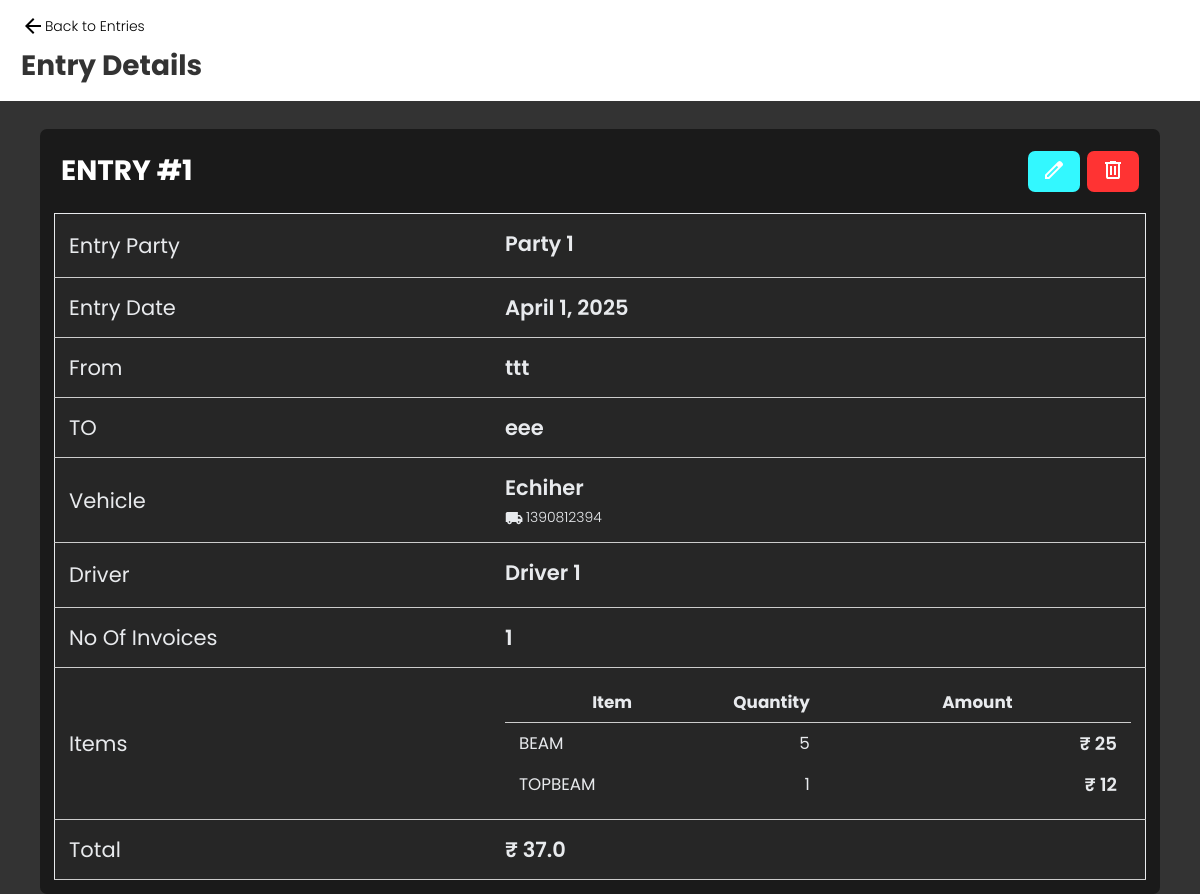
/entry/1/, run on the app's committed database.
### main/models.py (models this page shows, shortened)
class Entry(models.Model):
    date    = models.DateField()
    customer_from   = models.CharField(max_length=100)
    customer_to     = models.CharField(max_length=100)
    party           = models.ForeignKey(Party,on_delete=models.CASCADE)
    vehicle         = models.ForeignKey(Vehicle,on_delete=models.SET_NULL,null=True)
    driver          = models.ForeignKey(Driver,on_delete=models.SET_NULL,null=True)
    total           = models.CharField(max_length=100,null=True,blank=True)
    no_of_invoices  = models.IntegerField(default=0, null=True, blank=True)

class Party(models.Model):
    name        = models.CharField(max_length=50)
    location    = models.CharField(max_length=50,null=True,blank=True)
    phone       = models.CharField(max_length=10,null=True,blank=True)
    gst         = models.CharField(max_length=15,null=True,blank=True)

class Vehicle(models.Model):
    name        = models.CharField(max_length=50)
    number      = models.CharField(max_length=10,null=True,blank=True)
    company     = models.ForeignKey(VehicleCompany,on_delete=models.CASCADE,null=True,blank=True)

class Driver(models.Model):
    name        = models.CharField(max_length=50)
    phone       = models.CharField(max_length=10,null=True,blank=True)

class EntryItem(models.Model):
    entry   = models.ForeignKey(Entry,on_delete=models.CASCADE)
    item    = models.ForeignKey(Item,on_delete=models.CASCADE)
    quantity    = models.CharField(max_length=100)
    total = models.CharField(max_length=100)

class Item(models.Model):
    name    = models.CharField(max_length=50)

### main/views.py (the view)
# urls.py: path("entry/<int:entry_id>/", entry_details_view, name="entry_details"),
def entry_details_view(request, entry_id):
    entry = Entry.objects.get(pk=entry_id)
    return render(request, "entry-details.html", {"entry": entry})

### main/templates/entry-details.html (shortened to what this page needs)
<!DOCTYPE html>
<html lang="en">
<head>
    {% load static %}
    <link rel="stylesheet" href="{% static '/css/entry-details.css' %}">
</head>
<body>
    <nav>
        <a href="{% url 'entry' %}">
            <svg xmlns="http://www.w3.org/2000/svg" height="24px" viewBox="0 -960 960 960" width="24px" fill="#e8eaed">
                <path d="m313-440 224 224-57 56-320-320 320-320 57 56-224 224h487v80H313Z" />
            </svg>
            Back to Entries
        </a>
        <h2>Entry Details</h2>
    </nav>
    <div class="main-container">
        <div class="main-wrapper">
            <div class="head">
                <h3>Entry #{{entry.id}}</h3>
                <div class="options">
                    <abbr title="Edit"><button>
                        </button></abbr>
                    <abbr title="Delete"><button id="delete-btn" class="delete">
                            <svg xmlns="http://www.w3.org/2000/svg" height="24px" viewBox="0 -960 960 960" width="24px"
                                fill="#FFFFFF">
                                <path
                                    d="M280-120q-33 0-56.5-23.5T200-200v-520h-40v-80h200v-40h240v40h200v80h-40v520q0 33-23.5 56.5T680-120H280Zm400-600H280v520h400v-520ZM360-280h80v-360h-80v360Zm160 0h80v-360h-80v360ZM280-720v520-520Z" />
                            </svg>
                        </button></abbr>
                </div>
            </div>
            <table id="table-details">
                <tbody>
                    <tr>
                        <td>Entry Party</td>
                        <td>
                            <div class="detail-grp">
                                <div class="h">{{entry.party.name}}</div>
                            </div>
                        </td>
                    </tr>
                    <tr>
                        <td>Entry Date</td>
                        <td>
                            <div class="detail-grp">
                                <div class="h">{{entry.date}}</div>
                            </div>
                        </td>
                    </tr>
                    <tr>
                        <td>From</td>
                        <td>
                            <div class="detail-grp">
                                <div class="h">{{entry.customer_from}}</div>
                            </div>
                        </td>
                    </tr>
                    <tr>
                        <td>TO</td>
                        <td>
                            <div class="detail-grp">
                                <div class="h">{{entry.customer_to}}</div>
                            </div>
                        </td>
                    </tr>
                    <tr>
                        <td>Vehicle</td>
                        <td>
                            <div class="detail-grp">
                                <div class="h">{{entry.vehicle.name}}</div>
                                <div class="details">
                                    {% if entry.vehicle.number %}
                                    <div class="d">
                                        {{entry.vehicle.number}}
                                    </div>
                                    {% endif %}
                                </div>
                            </div>
                        </td>
                    </tr>
                    <tr>
                        <td>Driver</td>
                        <td>
                            <div class="detail-grp">
                                <div class="h">{{entry.driver.name}}</div>
                            </div>
                        </td>
                    </tr>
                    <tr>
                        <td>No Of Invoices</td>
                        <td>
                            <div class="detail-grp">
                                <div class="h">{{entry.no_of_invoices}}</div>
                            </div>
                        </td>
                    </tr>
                    <tr>
                        <td>Items</td>
                        <td>
                            <table>
                                <thead>
                                    <tr>
                                        <th>Item</th>
                                        <th>Quantity</th>
                                        <th>Amount</th>
                                    </tr>
                                </thead>
                                <tbody>
                                    {% for entry_item in entry.entryitem_set.all %}
                                    <tr>
                                        <td>{{ entry_item.item.name }}</td>
                                        <td>{{ entry_item.quantity }}</td>
                                        <td>₹ {{ entry_item.total }}</td>
                                    </tr>
                                    {% endfor %}
                                </tbody>
                            </table>
                        </td>
                    </tr>
                    <tr>
                        <td>Total</td>
                        <td>
                            <div class="detail-grp">
                                <div class="h">₹ {{entry.total}}</div>
                            </div>
                        </td>
                    </tr>
                </tbody>
            </table>
        </div>
    </div>
</body>
</html>

### main/static/css/entry-details.css (style rules this page uses)
:root { font-size: 14px; }
* { margin: 0%; padding: 0%; box-sizing: border-box; }
body { font-family: "poppins"; background-color: hsl(0, 0%, 90%); }
body.light-theme { background-color: hsl(0, 0%, 20%); color: #fff; }
nav { display: flex; width: 100%; padding: 1rem 1.5rem; box-sizing: border-box; margin-bottom: 2rem; flex-direction: column; gap: 0.5rem; background-color: white; color: hsl(0, 0%, 20%); }
nav a { text-decoration: none; display: flex; align-items: center; color: #000000; font-weight: 300; }
nav a svg { fill: #000000; }
nav h2 { font-size: 2rem; margin: 0; }
.main-container { display: flex; justify-content: center; }
.main-wrapper { width: min(100%, 80rem); padding: 1rem; background-color: white; border-radius: 0.5rem; }
body.light-theme .main-wrapper { background-color: hsl(0, 0%, 10%); }
.head { display: flex; justify-content: space-between; align-items: center; padding: 0.5rem; }
.head h3 { font-size: 2rem; text-transform: uppercase; }
.head .options { display: flex; gap: 0.5rem; }
.head .options button { padding: 0.5rem 1rem; border: none; border-radius: 0.5rem; background-color: hsl(182, 100%, 60%); cursor: pointer; transition: all 0.3s; transition: scale 0.5s; }
.head .options button svg { fill: #fff; }
.head .options button.delete { background-color: hsl(0, 100%, 60%); }
#table-details { width: 100%; margin-top: 1rem; border-collapse: collapse; border-spacing: 0; border: 1px solid black; }
#table-details > tbody > tr { background-color: hsl(0, 0%, 95%); border-bottom: 1px solid hsl(0, 0%, 50%); }
#table-details > tbody > tr:last-child { border-bottom: none; }
#table-details > tbody > tr td:first-child { width: 40%; }
#table-details > tbody > tr td:last-child { width: 60%; }
#table-details > tbody td { padding: 1rem; font-size: 1.5rem; font-weight: 400; }
#table-details > tbody td .detail-grp .h { font-size: 1.5rem; font-weight: 600; }
#table-details > tbody td .detail-grp .details { display: flex; flex-wrap: wrap; gap: 1rem; margin-top: 0.3rem; justify-content: space-between; }
#table-details > tbody td .detail-grp .details .d { font-size: 1rem; font-weight: 300; display: flex; align-items: center; gap: 0.2rem; }
#table-details > tbody td .detail-grp .details .d svg { height: 1.3rem; width: 1.3rem; fill: hsl(0, 0%, 10%); }
#table-details > tbody td table { width: 100%; border-collapse: collapse; border-spacing: 0; font-size: 1.2rem; }
#table-details > tbody td table th { background-color: hsl(0, 0%, 90%); border-bottom: 1px solid hsl(0, 0%, 80%); padding: 0.5rem 1rem; }
#table-details > tbody td table tbody tr td { font-size: inherit; padding: 0.5rem 1rem; }
#table-details > tbody td table tbody tr td:not(:first-child) { text-align: right; }
#table-details > tbody td table tbody tr td:last-child { font-weight: 600; font-size: 1.3rem; }
body.light-theme #table-details { border: 1px solid #e8eaed; }
body.light-theme #table-details > tbody > tr { background-color: hsl(0, 0%, 15%); border-bottom: 1px solid hsl(0, 0%, 80%); }
body.light-theme #table-details > tbody td { color: #e8eaed; }
body.light-theme #table-details > tbody td .detail-grp .details .d svg { fill: #e8eaed; }
body.light-theme #table-details > tbody td table th { background-color: hsl(0, 0%, 15%); border-bottom: 1px solid hsl(0, 0%, 80%); color: #e8eaed; }

### data on the page
Entry: id "1", party.name "Party 1", date "April 1, 2025", customer_from "ttt", customer_to "eee", vehicle.name "Echiher", vehicle.number "1390812394", driver.name "Driver 1", no_of_invoices "1", total "37.0"
EntryItem: item.name "BEAM", quantity "5", total "25"
EntryItem: item.name "TOPBEAM", quantity "1", total "12"
